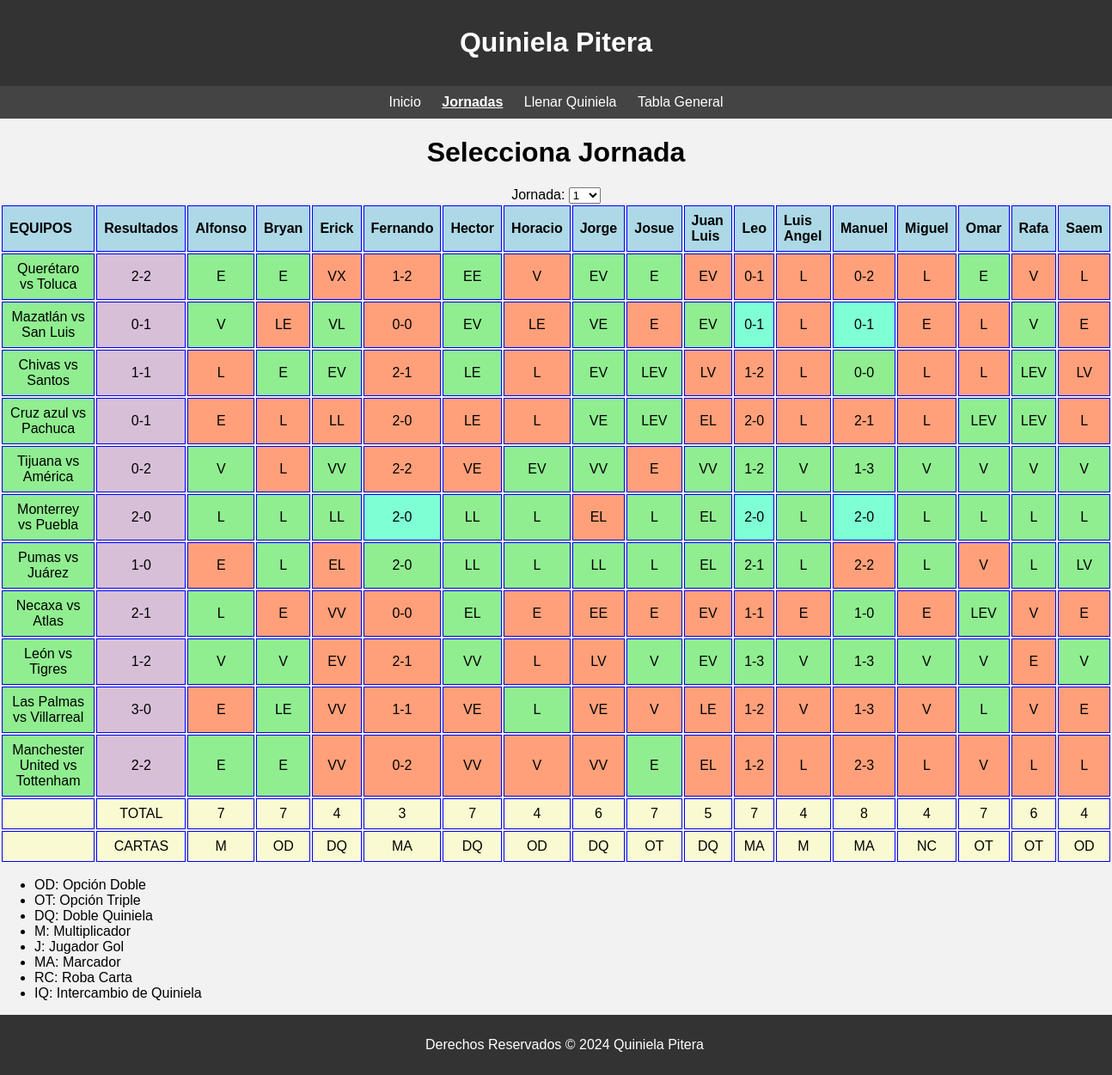
Screenshot of /jornadas/ with the database file from the repository.
### tabla_general/models.py (models this page shows, shortened)
class Equipos(models.Model):
    eq = models.CharField(max_length = 1000, default = 'EQUIPOS')
    j1 = models.CharField(max_length = 1000, default = 'X, X, X, X, X, X, X, X, X, X, X')
    j2 = models.CharField(max_length = 1000, default = 'X, X, X, X, X, X, X, X, X, X, X')
    j3 = models.CharField(max_length = 1000, default = 'X, X, X, X, X, X, X, X, X, X, X')
    j4 = models.CharField(max_length = 1000, default = 'X, X, X, X, X, X, X, X, X, X, X')
    j5 = models.CharField(max_length = 1000, default = 'X, X, X, X, X, X, X, X, X, X, X')
    j6 = models.CharField(max_length = 1000, default = 'X, X, X, X, X, X, X, X, X, X, X')
    j7 = models.CharField(max_length = 1000, default = 'X, X, X, X, X, X, X, X, X, X, X')
    j8 = models.CharField(max_length = 1000, default = 'X, X, X, X, X, X, X, X, X, X, X')
    j9 = models.CharField(max_length = 1000, default = 'X, X, X, X, X, X, X, X, X, X, X')
    j10 = models.CharField(max_length = 1000, default = 'X, X, X, X, X, X, X, X, X, X, X')
    j11 = models.CharField(max_length = 1000, default = 'X, X, X, X, X, X, X, X, X, X, X')
    j12 = models.CharField(max_length = 1000, default = 'X, X, X, X, X, X, X, X, X, X, X')
    j13 = models.CharField(max_length = 1000, default = 'X, X, X, X, X, X, X, X, X, X, X')
    j14 = models.CharField(max_length = 1000, default = 'X, X, X, X, X, X, X, X, X, X, X')
    j15 = models.CharField(max_length = 1000, default = 'X, X, X, X, X, X, X, X, X, X, X')
    j16 = models.CharField(max_length = 1000, default = 'X, X, X, X, X, X, X, X, X, X, X')
    j17 = models.CharField(max_length = 1000, default = 'X, X, X, X, X, X, X, X, X, X, X')

class Cartas(models.Model):
    nombre = models.CharField(max_length = 50)
    j1 = models.CharField(max_length = 10, default = 'NC')
    j2 = models.CharField(max_length = 10, default = 'NC')
    j3 = models.CharField(max_length = 10, default = 'NC')
    j4 = models.CharField(max_length = 10, default = 'NC')
    j5 = models.CharField(max_length = 10, default = 'NC')
    j6 = models.CharField(max_length = 10, default = 'NC')
    j7 = models.CharField(max_length = 10, default = 'NC')
    j8 = models.CharField(max_length = 10, default = 'NC')
    j9 = models.CharField(max_length = 10, default = 'NC')
    j10 = models.CharField(max_length = 10, default = 'NC')
    j11 = models.CharField(max_length = 10, default = 'NC')
    j12 = models.CharField(max_length = 10, default = 'NC')
    j13 = models.CharField(max_length = 10, default = 'NC')
    j14 = models.CharField(max_length = 10, default = 'NC')
    j15 = models.CharField(max_length = 10, default = 'NC')
    j16 = models.CharField(max_length = 10, default = 'NC')
    j17 = models.CharField(max_length = 10, default = 'NC')

### llenar_quiniela/models.py (models this page shows, shortened)
class Prediccion(models.Model):
    nombre = models.CharField(max_length=255)
    pJ1 = models.CharField(max_length=255, default = 'X, X, X, X, X, X, X, X, X, X, X')
    pJ2 = models.CharField(max_length=255, default = 'X, X, X, X, X, X, X, X, X, X, X')
    pJ3 = models.CharField(max_length=255, default = 'X, X, X, X, X, X, X, X, X, X, X')
    pJ4 = models.CharField(max_length=255, default = 'X, X, X, X, X, X, X, X, X, X, X')
    pJ5 = models.CharField(max_length=255, default = 'X, X, X, X, X, X, X, X, X, X, X')
    pJ6 = models.CharField(max_length=255, default = 'X, X, X, X, X, X, X, X, X, X, X')
    pJ7 = models.CharField(max_length=255, default = 'X, X, X, X, X, X, X, X, X, X, X')
    pJ8 = models.CharField(max_length=255, default = 'X, X, X, X, X, X, X, X, X, X, X')
    pJ9 = models.CharField(max_length=255, default = 'X, X, X, X, X, X, X, X, X, X, X')
    pJ10 = models.CharField(max_length=255, default = 'X, X, X, X, X, X, X, X, X, X, X')
    pJ11 = models.CharField(max_length=255, default = 'X, X, X, X, X, X, X, X, X, X, X')
    pJ12 = models.CharField(max_length=255, default = 'X, X, X, X, X, X, X, X, X, X, X')
    pJ13 = models.CharField(max_length=255, default = 'X, X, X, X, X, X, X, X, X, X, X')
    pJ14 = models.CharField(max_length=255, default = 'X, X, X, X, X, X, X, X, X, X, X')
    pJ15 = models.CharField(max_length=255, default = 'X, X, X, X, X, X, X, X, X, X, X')
    pJ16 = models.CharField(max_length=255, default = 'X, X, X, X, X, X, X, X, X, X, X')
    pJ17 = models.CharField(max_length=255, default = 'X, X, X, X, X, X, X, X, X, X, X')

### jornadas/views.py (the view)
# urls.py: path('',  jornadas, name='jornadas'),
def jornadas(request):
    if request.method == 'POST':
        jor = request.POST.get('opciones')
        jor = int(jor)
    else:
        jor = 1
    Resultados = sec_resultados(jor)
    Resultados_s = marcador_a_secuencia(Resultados)
    Jugadores_con_gol = get_jugadores_gol(jor)
    Jugadores_con_gol = Jugadores_con_gol.split(', ')
    for n in range(len(Jugadores)):
        print('XXXX', jor, Jugadores[n])
        carta = get_card(jor, Jugadores[n])
        carta_auxiliar = get_card_aux(jor, Jugadores[n])
        prediccion = get_predict(jor, Jugadores[n])
        pts_cartas = get_pts_car(carta, jor)
        actualizar_puntos_cartas(Jugadores[n], pts_cartas, jor)
        actualizar_suma_puntos_cartas(Jugadores[n])
        print(Jugadores[n], carta, carta_auxiliar, prediccion)
        print(Jugadores[n], carta, carta_auxiliar, prediccion)
        puntos, puntos_extra, sec_colores = get_points(Resultados, Resultados_s, carta, prediccion, carta_auxiliar, Jugadores_con_gol)
        print(puntos, puntos_extra, sec_colores)
        actualizar_puntos(Jugadores[n], jor, puntos, puntos_extra)
        actualizar_suma_puntos(Jugadores[n])
        actualizar_colores(Jugadores[n], sec_colores, jor)
        print(puntos, puntos_extra)
        print("*"*50)
    registros = Prediccion.objects.all()
    registros2 = Equipos.objects.all()
    reg_puntos = Jornadas.objects.all()
    reg_car = Cartas.objects.all()
    reg_extra = Puntos_extra.objects.all()
    reg_c = Colores.objects.all()
    def orden_personalizado(registro):
        if registro.nombre == 'Resultados':
            return (0, )
        return (1, registro.nombre)
    registros = sorted(registros, key=orden_personalizado)
    reg_pts = []
    for i in registros:
        for j in reg_puntos:
            if i.nombre == j.nombre:
                reg_pts.append(j)
    reg_cartas = []
    for i in registros:
        for j in reg_car:
            if i.nombre == j.nombre:
                reg_cartas.append(j)
    reg_ep = []
    for i in registros:
        for j in reg_extra:
            if i.nombre == j.nombre:
                reg_ep.append(j)
    reg_colores = []
    for i in registros:
        for j in reg_c:
            if i.nombre == j.nombre:
                reg_colores.append(j)
    nombre_campo = f'pJ{jor}'
    nombre_campo2 = f'j{jor}'
    nom_lis_exp = []
    lis_exp = []
    for reg in reg_ep:
        if getattr(reg, nombre_campo2) != 0:
            lis_exp.append({
                'nombre': reg.nombre,
                'puntos_extra': getattr(reg, nombre_campo2),
            })
    datos_procesados = []
    sec_pred = []
    for registro in registros2:
        secuencia = [item.strip() for item in getattr(registro, nombre_campo2).split(',')]
        datos_procesados.append({
            'nombre': registro.eq,
        })
    for registro in registros:
        secuencia = [item.strip() for item in getattr(registro, nombre_campo).split(',')]
        datos_procesados.append({
            'nombre': registro.nombre,
        })
    for i in range(len(secuencia)):
        l = []
        c = []
        for registro in registros2:
            secuencia = [item.strip() for item in getattr(registro, nombre_campo2).split(',')]
            l.append([secuencia[i], 'lightgreen'])
        c.append('white')
        c.append('white')
        for registro in range(len(registros)):
            secuencia1 = [item.strip() for item in getattr(registros[registro], nombre_campo).split(',')]
            if registro == 0:
                val = 'thistle'
            elif len(reg_colores) >= registro:
                secuencia2 = [item.strip() for item in getattr(reg_colores[registro - 1], nombre_campo2).split(',')]
                val = secuencia2[i]
            else:
                val = 'white'
            l.append([secuencia1[i], val])
        for registro in reg_colores:
            secuencia = [item.strip() for item in getattr(registro, nombre_campo2).split(',')]
            c.append([secuencia[i], 'lightgoldenrodyellow'])
        sec_pred.append({
            'pred' : l,
            'color': c,
        })
    l = []
    c = []
    l.append(['', 'lightgoldenrodyellow'])
    l.append(['TOTAL', 'lightgoldenrodyellow'])
    c.append('white')
    c.append('white')
    for i in reg_pts:
        l.append([getattr(i, nombre_campo2), 'lightgoldenrodyellow'])
    for i in range(len(reg_pts)):
        c.append('white')
    sec_pred.append({
            'pred' : l,
            'color': c,
        })
    l = []
    c = []
    l.append(['', 'lightgoldenrodyellow'])
    l.append(['CARTAS', 'lightgoldenrodyellow'])
    c.append('white')
    c.append('white')
    for i in reg_cartas:
        l.append([getattr(i, nombre_campo2), 'lightgoldenrodyellow'])
    for i in range(len(reg_cartas)):
        c.append('white')
    sec_pred.append({
            'pred' : l,
            'color': c,
        })
    return render(request, 'jornadas/jornadas.html', {'datos_procesados': datos_procesados, 'sec_pred': sec_pred, 'puntos_extra':lis_exp, 'page':'jornadas', 'jornada_actual': jor})

### jornadas/views.py (called while the page is built)
def sec_resultados(nj):
    jornada = f'pJ{nj}'
    resultado = Prediccion.objects.filter(nombre='Resultados').values_list(jornada, flat=True)
    resultado = str(resultado[0])
    return resultado

def marcador_a_secuencia(secuencia):
    elementos = secuencia.split(', ')
    letras_resultado = []
    for elemento in elementos:
        if '-' in elemento:
            numero1, numero2 = map(int, elemento.split('-'))
            if numero1 > numero2:
                letras_resultado.append('L')
            elif numero1 < numero2:
                letras_resultado.append('V')
            else:
                letras_resultado.append('E')
        else:
            letras_resultado.append(elemento)
    return ', '.join(letras_resultado)

def get_card(nj, nombre):
    jornada = f'j{nj}'
    resultados = Cartas.objects.filter(nombre=nombre).values_list(jornada, flat=True)
    resultados = str(resultados[0])
    return resultados

def get_predict(nj, nombre):
    jornada = f'pJ{nj}'
    resultados = Prediccion.objects.filter(nombre=nombre).values_list(jornada, flat=True)
    resultados = str(resultados[0])
    return resultados

def get_jugadores_gol(nj):
    jornada = f'j{nj}'
    jugadores_gol_obj = jugadores_gol.objects.first()
    if jugadores_gol_obj:
        return getattr(jugadores_gol_obj, jornada)
    return None

def get_card_aux(nj, nombre):
    jornada = f'j{nj}'
    resultados = Cartas_aux.objects.filter(nombre=nombre).values_list(jornada, flat=True)
    resultados = str(resultados[0])
    return resultados

def extra_points(carta, carta_aux, jug_gol, correctos, pred, pred_n, pred_j_n, colo):
    puntos = 0
    if carta == 'J':
        if carta_aux in jug_gol:
            puntos = 2
    elif carta == 'M':
        if correctos[int(carta_aux)] == pred[int(carta_aux)]:
            puntos = 2
            colo[int(carta_aux)] = 'goldenrod'
    elif carta == 'MA':
        s1 = [item.strip() for item in pred_n.split(',')]
        s2 = [item.strip() for item in pred_j_n.split(',')]
        c = []
        for i in range(len(s1)):
            if s1[i] == s2[i]:
                puntos += 1
                if puntos > 3:
                    puntos = 3
                c.append(i)
        for i in c:
            colo[i] = 'aquamarine'
    else:
        puntos = 0
    return puntos, colo

### jornadas/templates/jornadas/jornadas.html (shortened to what this page needs)
{% extends "principal/base.html" %}
{% block content %}
<body>
    <h1 style="text-align: center;">Selecciona Jornada</h1>
    <form style = 'text-align: center;'id="jornadaForm" method="post" action="{% url 'jornadas' %}">
        <label for="opciones">Jornada:</label>
        <select id="opciones" name="opciones">
            <option value="1" {% if jornada_actual == 1 %} selected {% endif %}>1</option>
        </select>
    </form>
            <table>
                <thead>
                    <tr>
                        {% for dato in datos_procesados %}
                                <th style="background-color: lightblue;">{{ dato.nombre }}</th>
                        {% endfor %}
                    </tr>
                </thead>
                <tbody>
                    {% for dato in sec_pred %}
                    <tr>
                        {% for item in dato.pred %}
                                <td style="background-color: {{item.1}}; text-align: center;">{{item.0}}</td>
                        {% endfor %}
                    </tr>
                    {% endfor %}
                </tbody>
            </table>
    <ul>
        <li>OD: Opción Doble</li>
        <li>OT: Opción Triple</li>
        <li>DQ: Doble Quiniela</li>
        <li>M: Multiplicador</li>
        <li>J: Jugador Gol</li>
        <li>MA: Marcador</li>
        <li>RC: Roba Carta</li>
        <li>IQ: Intercambio de Quiniela</li>
    </ul>
</body>
{% endblock %}

### static/css/gestion.css (style rules this page uses)
body { font-family: Arial, sans-serif; margin: 0; padding: 0; background-color: #f2f2f2; }
table { width: 100%; }
td, th { border: 1px solid blue; padding: 8px; text-align: left; font-size: 16px; }

### rows the page displays
Equipos: nombre "EQUIPOS"
Prediccion: nombre "Resultados"
Prediccion: nombre "Alfonso"
Prediccion: nombre "Bryan"
Prediccion: nombre "Erick"
Prediccion: nombre "Fernando"
Prediccion: nombre "Hector"
Prediccion: nombre "Horacio"
Prediccion: nombre "Jorge"
Prediccion: nombre "Josue"
Prediccion: nombre "Juan Luis"
Prediccion: nombre "Leo"
Prediccion: nombre "Luis Angel"
Prediccion: nombre "Manuel"
Prediccion: nombre "Miguel"
Prediccion: nombre "Omar"
Prediccion: nombre "Rafa"
Prediccion: nombre "Saem"
Cartas: j1 "OD"
Cartas: j1 "DQ"
Cartas: j1 "MA"
Cartas: j1 "DQ"
Cartas: j1 "OD"
Cartas: j1 "DQ"
Cartas: j1 "OT"
Cartas: j1 "DQ"
Cartas: j1 "MA"
Cartas: j1 "MA"
Cartas: j1 "NC"
Cartas: j1 "OT"
Cartas: j1 "OT"
Cartas: j1 "OD"

### other values shown
{{ item.0 }} "Querétaro vs Toluca" "2-2" "E" "E" "VX" "1-2" "EE" "V" "EV" "E" "EV" "0-1" "L" "0-2" "L" "E" "V" "L" "Mazatlán vs San Luis" "0-1" "V" "LE" "VL" "0-0" "EV" "LE" "VE" "E" "EV" "0-1" "L" "0-1" "E" "L" "V" "E" "Chivas vs Santos" "1-1" "L" "E" "EV" "2-1" "LE" "L" "EV" "LEV" "LV" "1-2" "L" "0-0" "L" "L" "LEV" "LV" "Cruz azul vs Pachuca" "0-1" "E" "L" "LL" "2-0" "LE" "L" "VE" "LEV" "EL" "2-0" "L" "2-1" "L" "LEV" "LEV" "L" "Tijuana vs América" "0-2" "V" "L" "VV" "2-2" "VE" "EV" "VV" "E" "VV" "1-2" "V" "1-3" "V" "V" "V" "V" "Monterrey vs Puebla" "2-0" "L" "L" "LL" "2-0" "LL" "L" "EL" "L" "EL" "2-0" "L" "2-0" "L" "L" "L" "L" "Pumas vs Juárez" "1-0" "E" "L" "EL" "2-0" "LL" "L" "LL" "L" "EL" "2-1" "L" "2-2" "L" "V" "L" "LV" "Necaxa vs Atlas" "2-1" "L" "E" "VV" "0-0" "EL" "E" "EE" "E" "EV" "1-1" "E" "1-0" "E" "LEV" "V" "E" "León vs Tigres" "1-2" "V" "V" "EV" "2-1" "VV" "L" "LV" "V" "EV" "1-3" "V" "1-3" "V" "V" "E" "V" "Las Palmas vs Villarreal" "3-0" "E" "LE" "VV" "1-1" "VE" "L" "VE" "V" "LE" "1-2" "V" "1-3" "V" "L" "V" "E" "Manchester United vs Tottenham" "2-2" "E" "E" "VV" "0-2" "VV" "V" "VV" "E" "EL" "1-2" "L" "2-3" "L" "V" "L" "L" "TOTAL" "7" "7" "4" "3" "7" "4" "6" "7" "5" "7" "4" "8" "4" "7" "6" "4" "CARTAS" "M" "M"
